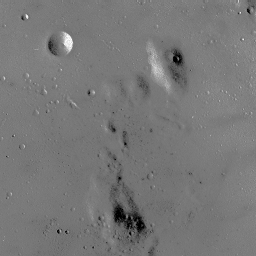
#> input picture MP3/moon.bmp, 256 x 256 px
$ python main.py
#> lines starting #> are read from the running program, lines starting #| are printed output that depends on the picture
### MP3/MP3_code.py
from PIL import Image
import numpy as np

def bmp_to_np(image_name):
#> called with image_name = 'moon.bmp'
    img = Image.open(image_name)
#> img is the input picture: PIL image 256x256 RGB; min 0, max 255, mean 119.7
    # convert the image to an array
    image_array = np.array(img)
    return image_array


def hist_equalize(image_name):
    image_array = bmp_to_np(image_name)
    # make the histogram
    hist, bins = np.histogram(image_array.flatten(), bins=256, range=(0, 255))
#> hist = 256 values, max 15435 at index 120, min 0 at index 1, mean 768; bins = 257 values from 0 to 255

    # get the cumulative distribution function of the histogram and normalize it to the [0, 255] range
    cdf = hist.cumsum()
#> cdf = 256 values from 297 to 196608
    normalized_cdf = cdf*255/cdf[-1]
#> normalized_cdf = 256 values from 0.385 to 255

    # equalize the histogram using the normalized cdf
    equalized_dist = np.interp(image_array.flatten(), bins[:-1], normalized_cdf)

    # reshape the image
    equalized_image = np.reshape(equalized_dist, image_array.shape)
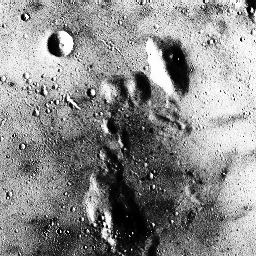
#> equalized_image: shape (256, 256, 3) float64; min 0.385, max 255, mean 139.4
    equalized_image = np.uint8(equalized_image)
    return equalized_image


def save_numpy_img(image_array, image_name):
    image = Image.fromarray(image_array)
    image.save(image_name)
    return

### MP3/main.py
import MP3_code
from matplotlib import pyplot as plt

image_name = 'moon.bmp'
equalized_image_name = 'equalized_moon.bmp'

equalized_image = MP3_code.hist_equalize(image_name)
MP3_code.save_numpy_img(equalized_image, equalized_image_name)

image_array = MP3_code.bmp_to_np(image_name)

plt.hist(image_array.flatten(), bins = [x for x in range(0, 256)])
plt.title("pre-equalization histogram")
plt.savefig('pre-equalization.png')
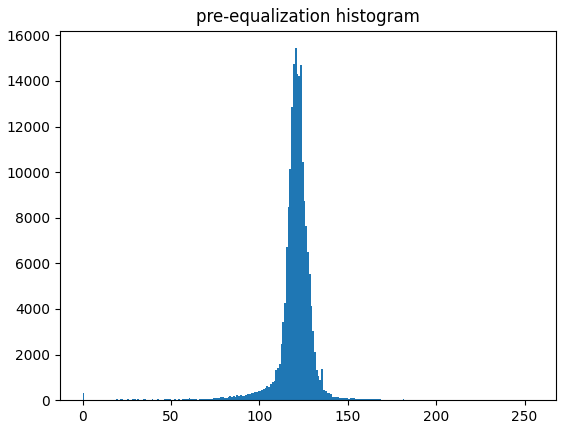
#> figure drawn by matplotlib, 1 panel; tallest bar 15435 high, from x = 120 to 121

plt.hist(equalized_image.flatten(), bins=[x for x in range(0, 256)])
plt.title("equalized histogram")
plt.savefig('equalized.png')
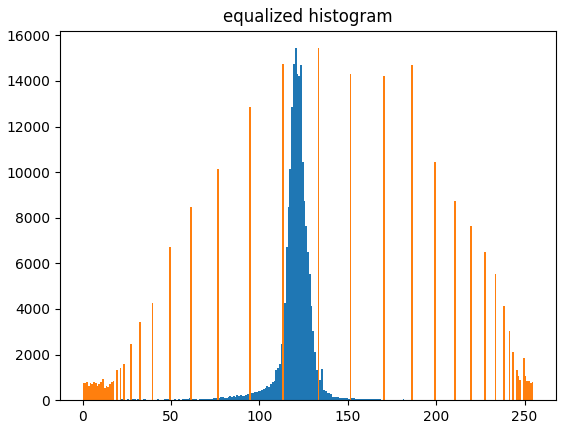
#> figure drawn by matplotlib, 1 panel; tallest bar 15435 high, from x = 120 to 121; tallest bar 15435 high, from x = 133 to 134
